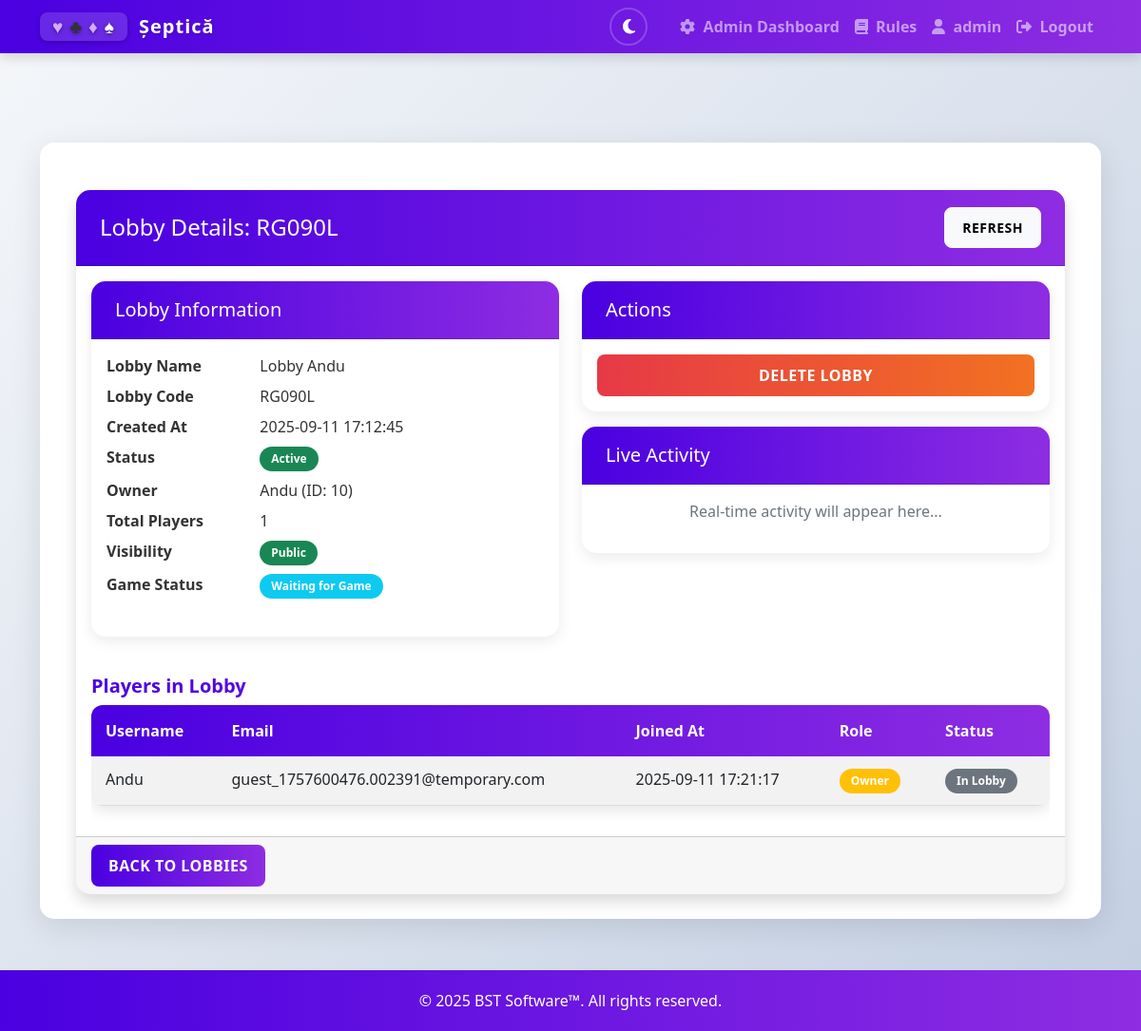
Page /admin/lobby/RG090L (signed in) on the committed database.
### app.py (models this page shows, shortened)
class User(db.Model, UserMixin):
    id = db.Column(db.Integer, primary_key=True)
    username = db.Column(db.String(80), unique=True, nullable=False)
    email = db.Column(db.String(120), unique=True, nullable=False)
    password = db.Column(db.String(200), nullable=False)
    created_at = db.Column(db.DateTime, default=datetime.utcnow)
    is_admin = db.Column(db.Boolean, default=False)
    lobby_players = db.relationship('LobbyPlayer', back_populates='user', cascade='all, delete-orphan')

class Lobby(db.Model):
    id = db.Column(db.Integer, primary_key=True)
    code = db.Column(db.String(6), unique=True, nullable=False)
    name = db.Column(db.String(100), nullable=True)  # New field for lobby name
    created_at = db.Column(db.DateTime, default=datetime.utcnow)
    is_active = db.Column(db.Boolean, default=True)
    is_public = db.Column(db.Boolean, default=True)
    game_started = db.Column(db.Boolean, default=False)  # New field to track if game has started
    owner_id = db.Column(db.Integer, db.ForeignKey('user.id'), nullable=False)
    player_count_type = db.Column(db.Integer, default=4)  # 3 or 4 player game
    team1_wins = db.Column(db.Integer, default=0)  # Team 1 wins in lobby
    team2_wins = db.Column(db.Integer, default=0)  # Team 2 wins in lobby
    team3_wins = db.Column(db.Integer, default=0)  # Team 3 wins in lobby (for 3-player games)
    total_games_played = db.Column(db.Integer, default=0)  # Total number of games played
    next_game_multiplier = db.Column(db.Integer, default=1)  # Points multiplier for next game
    owner = db.relationship('User', foreign_keys=[owner_id])
    players = db.relationship('LobbyPlayer', back_populates='lobby', cascade='all, delete-orphan')
    @property
    def player_count(self):
        return len(self.players)

class LobbyPlayer(db.Model):
    id = db.Column(db.Integer, primary_key=True)
    lobby_id = db.Column(db.Integer, db.ForeignKey('lobby.id'), nullable=False)
    user_id = db.Column(db.Integer, db.ForeignKey('user.id'), nullable=False)
    joined_at = db.Column(db.DateTime, default=datetime.utcnow)
    team = db.Column(db.Integer, default=0)  # 0 = unassigned, 1 = team 1, 2 = team 2, 3 = team 3 (for 3-player games)
    voted_reset_stats = db.Column(db.Boolean, default=False)  # Track if player voted to reset stats
    lobby = db.relationship('Lobby', back_populates='players')
    user = db.relationship('User', back_populates='lobby_players')

### app.py (the view)
@application.route('/admin/lobby/<lobby_code>')
def admin_lobby_detail(lobby_code):
    if not session.get('is_admin', False):
        flash('You do not have permission to access this page!', 'error')
        return redirect(url_for('lobbies'))
    try:
        lobby = Lobby.query.filter_by(code=lobby_code).first()
        if not lobby:
            flash('Lobby not found!', 'error')
            return redirect(url_for('admin_lobbies'))
        return render_template('admin_lobby_detail.html', lobby=lobby)
    except Exception as e:
        logger.error(f"Error accessing lobby details: {e}")
        flash('An error occurred while retrieving lobby details.', 'error')
        return redirect(url_for('admin_lobbies'))

### app.py (called while the page is built)
@login_manager.user_loader
def load_user(user_id):
    return User.query.get(int(user_id))

### templates/admin_lobby_detail.html (shortened to what this page needs)
{% extends "base.html" %}
{% block content %}
<div class="container mt-4">
    <div class="card shadow">
        <div class="card-header bg-info text-white d-flex justify-content-between align-items-center">
            <h4 class="mb-0">Lobby Details: {{ lobby.code }}</h4>
            <button id="refresh-lobby" class="btn btn-light btn-sm">
                 Refresh
            </button>
        </div>
        <div class="card-body">
            <div class="row">
                <div class="col-md-6">
                    <div class="card mb-3">
                        <div class="card-header bg-light">
                            <h5 class="mb-0">Lobby Information</h5>
                        </div>
                        <div class="card-body">
                            <dl class="row">
                                <dt class="col-sm-4">Lobby Name</dt>
                                <dd class="col-sm-8" id="lobby-name">{{ lobby.name or 'Lobby #' + lobby.code }}</dd>
                                <dt class="col-sm-4">Lobby Code</dt>
                                <dd class="col-sm-8">{{ lobby.code }}</dd>
                                <dt class="col-sm-4">Created At</dt>
                                <dd class="col-sm-8">{{ lobby.created_at.strftime('%Y-%m-%d %H:%M:%S') }}</dd>
                                <dt class="col-sm-4">Status</dt>
                                <dd class="col-sm-8" id="lobby-status">
                                    {% if lobby.is_active %}
                                        <span class="badge bg-success">Active</span>
                                    {% else %}
                                        <span class="badge bg-danger">Inactive</span>
                                    {% endif %}
                                </dd>
                                <dt class="col-sm-4">Owner</dt>
                                <dd class="col-sm-8" id="lobby-owner">{{ lobby.owner.username }} (ID: {{ lobby.owner.id }})</dd>
                                <dt class="col-sm-4">Total Players</dt>
                                <dd class="col-sm-8" id="player-count">{{ lobby.player_count }}</dd>
                                <dt class="col-sm-4">Visibility</dt>
                                <dd class="col-sm-8">
                                    {% if lobby.is_public %}
                                        <span class="badge bg-success">Public</span>
                                    {% else %}
                                        <span class="badge bg-secondary">Private</span>
                                    {% endif %}
                                </dd>
                                <dt class="col-sm-4">Game Status</dt>
                                <dd class="col-sm-8" id="game-status">
                                    {% if lobby.game_started %}
                                        <span class="badge bg-danger">Game In Progress</span>
                                    {% else %}
                                        <span class="badge bg-info">Waiting for Game</span>
                                    {% endif %}
                                </dd>
                            </dl>
                        </div>
                    </div>
                </div>
                <div class="col-md-6">
                    <div class="card mb-3">
                        <div class="card-header bg-light">
                            <h5 class="mb-0">Actions</h5>
                        </div>
                        <div class="card-body">
                            <form action="{{ url_for('admin_delete_lobby', lobby_code=lobby.code) }}" method="POST" class="d-grid gap-2">
                                <button type="submit" class="btn btn-danger">Delete Lobby</button>
                            </form>
                        </div>
                    </div>
                    <div class="card">
                        <div class="card-header bg-secondary text-white">
                            <h5 class="mb-0">Live Activity</h5>
                        </div>
                        <div class="card-body">
                            <div id="activity-log" style="max-height: 200px; overflow-y: auto;">
                                <p class="text-muted text-center">Real-time activity will appear here...</p>
                            </div>
                        </div>
                    </div>
                </div>
            </div>
            <h5 class="mt-4">Players in Lobby</h5>
            <div id="players-container">
                {% if lobby.players %}
                    <div class="table-responsive">
                        <table class="table table-striped table-hover">
                            <thead>
                                <tr>
                                    <th>Username</th>
                                    <th>Email</th>
                                    <th>Joined At</th>
                                    <th>Role</th>
                                    <th>Status</th>
                                </tr>
                            </thead>
                            <tbody id="players-table-body">
                                {% for player in lobby.players %}
                                <tr id="player-row-{{ player.user.id }}" data-user-id="{{ player.user.id }}" data-player-id="{{ player.user.id }}">
                                    <td>{{ player.user.username }}</td>
                                    <td>{{ player.user.email }}</td>
                                    <td>{{ player.joined_at.strftime('%Y-%m-%d %H:%M:%S') }}</td>
                                    <td>
                                        {% if player.user.id == lobby.owner_id %}
                                            <span class="badge bg-warning owner-badge">Owner</span>
                                        {% else %}
                                            <span class="badge bg-info">Player</span>
                                        {% endif %}
                                    </td>
                                    <td class="status-cell">
                                        {% if lobby.game_started %}
                                            <span class="badge bg-success">In Game</span>
                                        {% else %}
                                            <span class="badge bg-secondary">In Lobby</span>
                                        {% endif %}
                                    </td>
                                </tr>
                                {% endfor %}
                            </tbody>
                        </table>
                    </div>
                {% else %}
                    <div class="alert alert-info">
                        No players in this lobby.
                    </div>
                {% endif %}
            </div>
        </div>
        <div class="card-footer">
            <a href="{{ url_for('admin_lobbies') }}" class="btn btn-primary">Back to Lobbies</a>
        </div>
    </div>
</div>
{% endblock %}

### templates/base.html (shortened to what this page needs)
<!DOCTYPE html>
<html lang="en">
<head>
    <link rel="stylesheet" href="https://cdn.jsdelivr.net/npm/bootstrap@5.2.3/dist/css/bootstrap.min.css">
    <link rel="stylesheet" href="https://cdnjs.cloudflare.com/ajax/libs/font-awesome/6.4.0/css/all.min.css">
    <link rel="stylesheet" href="{{ url_for('static', filename='css/style.css') }}">
    <link rel="stylesheet" href="{{ url_for('static', filename='css/admin-dark.css') }}">
</head>
<body class="d-flex flex-column min-vh-100">
    <div class="animated-bg">
        <span></span>
    </div>
    <nav class="navbar navbar-expand-lg navbar-dark fixed-top">
        <div class="container">            <a class="navbar-brand" href="{{ url_for('index') }}">
                <span class="card-suit-logo">
                    <span class="card-symbol heart-purple">♥</span>
                    <span class="card-symbol club-black">♣</span>
                    <span class="card-symbol diamond-purple">♦</span>
                    <span class="card-symbol spade-black">♠</span>
                </span>
                Șeptică
            </a>
            <div class="collapse navbar-collapse" id="navbarNav">
                <ul class="navbar-nav ms-auto">
                    <li class="nav-item me-3">
                        <button id="theme-toggle" class="btn btn-sm theme-toggle-btn" aria-label="Toggle dark mode">
                            <i class="fas fa-moon"></i>
                        </button>
                    </li>
                    {% if 'username' in session %}
                        {% if session.get('is_admin', False) %}
                        <li class="nav-item">
                            <a class="nav-link" href="{{ url_for('admin_dashboard') }}">
                                <i class="fas fa-cog me-1"></i> Admin Dashboard
                            </a>
                        </li>
                        {% endif %}
                        <li class="nav-item">
                            <a class="nav-link" href="{{ url_for('rules') }}">
                                <i class="fas fa-book me-1"></i> Rules
                            </a>
                        </li>
                        <li class="nav-item">
                            {% if session.get('is_guest', False) %}
                            <span class="nav-link disabled text-muted">
                                <i class="fas fa-user-ninja me-1"></i> {{ session['username'] }}
                                <small class="badge bg-secondary ms-1">Guest</small>
                            </span>
                            {% else %}
                            <a class="nav-link" href="{{ url_for('statistics') }}">
                                <i class="fas fa-user me-1"></i> {{ session['username'] }}
                            </a>
                            {% endif %}
                        </li>
                        <li class="nav-item">
                            <a class="nav-link" href="{{ url_for('logout') }}">
                                <i class="fas fa-sign-out-alt me-1"></i> Logout
                            </a>
                        </li>
                    {% endif %}
                </ul>
            </div>
        </div>
    </nav>
    <div class="container my-4 navbar-padding">
        <div class="page-container">
            {% block content %}{% endblock %}
        </div>
    </div>
    <footer class="footer mt-auto py-3">
        <div class="container text-center">
            <span>&copy; 2025 BST Software™. All rights reserved.</span>
        </div>
    </footer>
</body>
</html>

### rows in the picture
User: username "admin"
Lobby: code "RG090L", name "Lobby Andu", created_at "2025-09-11 17:12:45"
User: owner.username "Andu", owner.id "10"
LobbyPlayer: user.username "Andu", user.email "guest_1757600476.002391@temporary.com", joined_at "2025-09-11 17:21:17"

### other values in the picture
{{ lobby.player_count }} "1"
